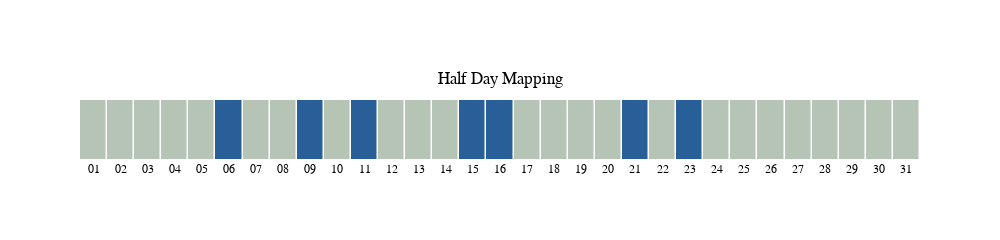

Notebook cell for this chart:
### Code cell
import plotly.graph_objects as go
import plotly.express as px

def create_halfday_barchart(employee_name, employee_dict):
    if employee_name not in employee_dict:
        print(f"Employee '{employee_name}' not found in the employee_dict.")
        return
    
    employee_data = employee_dict[employee_name]
    days = employee_data['Days']
    Half_Day_Mapping = employee_data['HalfDayMapping']
    
    # Format the days to show only the day of the month
    formatted_days = [day.split()[0].zfill(2) for day in days]
    
    # Use indices for the x-axis values and dates as labels
    indices = list(range(len(formatted_days)))
    
    # Create the contribution graph-like chart
    fig = go.Figure(data=go.Heatmap(
        z=[Half_Day_Mapping],
        x=formatted_days,
        y=[employee_name],
        colorscale=[[0, '#B6C4B6'], [1, '#295F98']],  # Light grey for 0 and light green for 1
        showscale=False,
        xgap=1.5,  # Gap between boxes along x-axis
        ygap=1,  # Gap between boxes along y-axis
        text=[f"Day: {day}, Half Day Mapping: {mark}" for day, mark in zip(formatted_days, Half_Day_Mapping)],
        hoverinfo="text",
    ))
    
    # Update layout for better visualization
    fig.update_layout(
        title={
            'text': 'Half Day Mapping',
            'y': 0.70,
            'x': 0.5,
            'xanchor': 'center',
            'yanchor': 'top'
        },
        xaxis=dict(
            tickmode='array',
            tickvals=formatted_days,
            ticktext=formatted_days,
            gridcolor='black',  # Dark black coloured grids
            zeroline=False,  # Hide x-axis line
            showgrid=False,
            fixedrange=True  # Make x-axis static
        ),
        yaxis=dict(
            gridcolor='black',  # Dark black coloured grids
            zeroline=False,  # Hide y-axis line
            showticklabels=False,  # Hide y-axis labels
            showgrid=False,
            fixedrange=True  # Make y-axis static
        ),
        font={'color': "black", 'family': "Arial"},
        paper_bgcolor="rgba(0, 0, 0, 0)", 
        plot_bgcolor="rgba(0, 0, 0, 0)",
        height=210,  # Set the height of the plot to make the y-axis smaller
        width=1000    # Set a width for the plot to maintain aspect ratio
    )
    
    fig.show()

create_halfday_barchart('Priyanka Bhise', employee_dict)

### Figure 1 — Plotly figure (JSON) as saved in the notebook; plotly's stock layout.template omitted (floating-point values rounded to 4 significant figures)
{"data": [{"colorscale": [[0, "#B6C4B6"], [1, "#295F98"]], "hoverinfo": "text", "showscale": false, "text": ["Day: 01, Half Day Mapping: 0", "Day: 02, Half Day Mapping: 0", "Day: 03, Half Day Mapping: 0", "Day: 04, Half Day Mapping: 0", "Day: 05, Half Day Mapping: 0", "Day: 06, Half Day Mapping: 1", "Day: 07, Half Day Mapping: 0", "Day: 08, Half Day Mapping: 0", "Day: 09, Half Day Mapping: 1", "Day: 10, Half Day Mapping: 0", "Day: 11, Half Day Mapping: 1", "Day: 12, Half Day Mapping: 0", "Day: 13, Half Day Mapping: 0", "Day: 14, Half Day Mapping: 0", "Day: 15, Half Day Mapping: 1", "Day: 16, Half Day Mapping: 1", "Day: 17, Half Day Mapping: 0", "Day: 18, Half Day Mapping: 0", "Day: 19, Half Day Mapping: 0", "Day: 20, Half Day Mapping: 0", "Day: 21, Half Day Mapping: 1", "Day: 22, Half Day Mapping: 0", "Day: 23, Half Day Mapping: 1", "Day: 24, Half Day Mapping: 0", "Day: 25, Half Day Mapping: 0", "Day: 26, Half Day Mapping: 0", "Day: 27, Half Day Mapping: 0", "Day: 28, Half Day Mapping: 0", "Day: 29, Half Day Mapping: 0", "Day: 30, Half Day Mapping: 0", "Day: 31, Half Day Mapping: 0"], "type": "heatmap", "x": ["01", "02", "03", "04", "05", "06", "07", "08", "09", "10", "11", "12", "13", "14", "15", "16", "17", "18", "19", "20", "21", "22", "23", "24", "25", "26", "27", "28", "29", "30", "31"], "xgap": 1.5, "y": ["Priyanka Bhise"], "ygap": 1, "z": [[0, 0, 0, 0, 0, 1, 0, 0, 1, 0, 1, 0, 0, 0, 1, 1, 0, 0, 0, 0, 1, 0, 1, 0, 0, 0, 0, 0, 0, 0, 0]]}], "layout": {"font": {"color": "black", "family": "Arial"}, "height": 210, "paper_bgcolor": "rgba(0, 0, 0, 0)", "plot_bgcolor": "rgba(0, 0, 0, 0)", "title": {"text": "Half Day Mapping", "x": 0.5, "xanchor": "center", "y": 0.7, "yanchor": "top"}, "width": 1000, "xaxis": {"autorange": true, "fixedrange": true, "gridcolor": "black", "range": [-0.5, 30.5], "showgrid": false, "tickmode": "array", "ticktext": ["01", "02", "03", "04", "05", "06", "07", "08", "09", "10", "11", "12", "13", "14", "15", "16", "17", "18", "19", "20", "21", "22", "23", "24", "25", "26", "27", "28", "29", "30", "31"], "tickvals": ["01", "02", "03", "04", "05", "06", "07", "08", "09", "10", "11", "12", "13", "14", "15", "16", "17", "18", "19", "20", "21", "22", "23", "24", "25", "26", "27", "28", "29", "30", "31"], "type": "category", "zeroline": false}, "yaxis": {"autorange": true, "fixedrange": true, "gridcolor": "black", "range": [-0.5, 0.5], "showgrid": false, "showticklabels": false, "type": "category", "zeroline": false}}}
